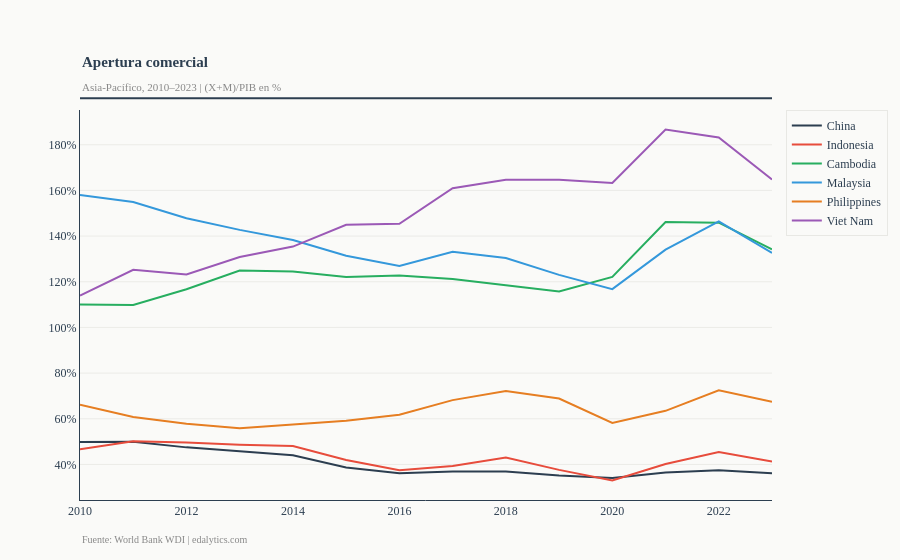

Notebook cell for this chart:
### Code cell
fig3 = go.Figure()

for i, country in enumerate(countries):
    d = df_long[df_long['Country'] == country]
    fig3.add_trace(go.Scatter(
        x=d['year'],
        y=d['trade_openness'],
        name=country,
        mode='lines',
        line=dict(color=COLORS[i], width=2)
    ))

fig3.update_layout(**BASE_LAYOUT, title=None)
fig3.update_yaxes(ticksuffix='%')
add_title(fig3,
          'Apertura comercial',
          'Asia-Pacífico, 2010–2023 | (X+M)/PIB en %')
add_source(fig3)

print(df_long.pivot_table(index='year', columns='Country', values='trade_openness').round(2).to_string())
fig3.show()

### Figure 1 — Plotly figure (JSON) as saved in the notebook; plotly's stock layout.template omitted (floating-point values rounded to 4 significant figures)
{"data": [{"line": {"color": "#2c3e50", "width": 2}, "mode": "lines", "name": "China", "type": "scatter", "x": [2010, 2011, 2012, 2013, 2014, 2015, 2016, 2017, 2018, 2019, 2020, 2021, 2022, 2023], "y": [49.85, 49.95, 47.48, 45.92, 44.07, 38.7, 36.18, 36.95, 36.89, 35.2, 34.04, 36.52, 37.44, 36.11]}, {"line": {"color": "#e74c3c", "width": 2}, "mode": "lines", "name": "Indonesia", "type": "scatter", "x": [2010, 2011, 2012, 2013, 2014, 2015, 2016, 2017, 2018, 2019, 2020, 2021, 2022, 2023], "y": [46.7, 50.18, 49.58, 48.64, 48.08, 41.94, 37.42, 39.36, 43.07, 37.63, 32.97, 40.2, 45.46, 41.34]}, {"line": {"color": "#27ae60", "width": 2}, "mode": "lines", "name": "Cambodia", "type": "scatter", "x": [2010, 2011, 2012, 2013, 2014, 2015, 2016, 2017, 2018, 2019, 2020, 2021, 2022, 2023], "y": [110.0, 109.8, 116.7, 124.9, 124.5, 122.1, 122.7, 121.2, 118.4, 115.7, 122.1, 146.2, 145.9, 134.2]}, {"line": {"color": "#3498db", "width": 2}, "mode": "lines", "name": "Malaysia", "type": "scatter", "x": [2010, 2011, 2012, 2013, 2014, 2015, 2016, 2017, 2018, 2019, 2020, 2021, 2022, 2023], "y": [157.9, 154.9, 147.8, 142.7, 138.3, 131.4, 126.9, 133.2, 130.4, 123.0, 116.8, 134.0, 146.4, 132.6]}, {"line": {"color": "#e67e22", "width": 2}, "mode": "lines", "name": "Philippines", "type": "scatter", "x": [2010, 2011, 2012, 2013, 2014, 2015, 2016, 2017, 2018, 2019, 2020, 2021, 2022, 2023], "y": [66.1, 60.8, 57.84, 55.82, 57.47, 59.14, 61.78, 68.17, 72.16, 68.84, 58.17, 63.48, 72.43, 67.42]}, {"line": {"color": "#9b59b6", "width": 2}, "mode": "lines", "name": "Viet Nam", "type": "scatter", "x": [2010, 2011, 2012, 2013, 2014, 2015, 2016, 2017, 2018, 2019, 2020, 2021, 2022, 2023], "y": [114.0, 125.3, 123.2, 130.8, 135.4, 144.9, 145.4, 161.0, 164.7, 164.7, 163.2, 186.7, 183.2, 164.8]}], "layout": {"annotations": [{"align": "left", "font": {"color": "#2c3e50", "family": "Georgia, serif", "size": 15}, "showarrow": false, "text": "<b>Apertura comercial</b>", "x": 0, "xref": "paper", "y": 1.15, "yref": "paper"}, {"align": "left", "font": {"color": "#888", "family": "Georgia, serif", "size": 11}, "showarrow": false, "text": "Asia-Pacífico, 2010–2023 | (X+M)/PIB en %", "x": 0, "xref": "paper", "y": 1.08, "yref": "paper"}, {"align": "left", "font": {"color": "#888", "size": 10}, "showarrow": false, "text": "Fuente: World Bank WDI | edalytics.com", "x": 0, "xref": "paper", "y": -0.12, "yref": "paper"}], "font": {"color": "#2c3e50", "family": "Georgia, serif", "size": 12}, "legend": {"bgcolor": "#fafaf8", "bordercolor": "#e8e8e4", "borderwidth": 1, "font": {"color": "#2c3e50"}}, "margin": {"b": 60, "t": 110}, "paper_bgcolor": "#fafaf8", "plot_bgcolor": "#fafaf8", "shapes": [{"line": {"color": "#2c3e50", "width": 2}, "type": "line", "x0": 0, "x1": 1, "xref": "paper", "y0": 1.03, "y1": 1.03, "yref": "paper"}], "title": {}, "xaxis": {"gridcolor": "#e8e8e4", "gridwidth": 0.5, "linecolor": "#2c3e50", "showgrid": false, "tickfont": {"color": "#2c3e50"}}, "yaxis": {"gridcolor": "#e8e8e4", "gridwidth": 0.8, "linecolor": "#2c3e50", "tickfont": {"color": "#2c3e50"}, "ticksuffix": "%", "zeroline": true, "zerolinecolor": "#2c3e50", "zerolinewidth": 1}}}
